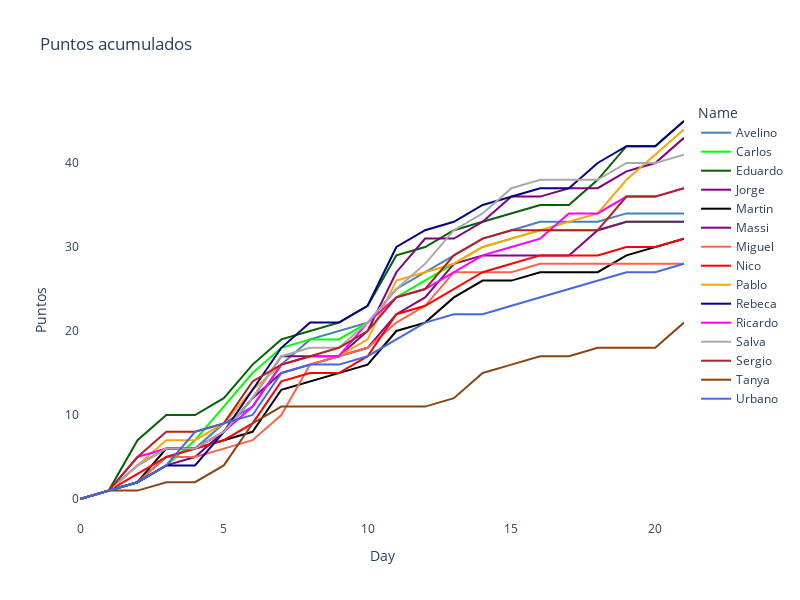

Notebook code cell kept with this figure:
### Code cell
fig = px.line(df_ec, x="Day", y="Puntos", color='Name', 
              hover_data=['Name', 'Puntos', 'Puntos_Day'],
              color_discrete_sequence = list(color_dict.values()),
              title= "Puntos acumulados",
              height=600, width = 800)
#fig = px.scatter(df_ec, x="Day", y="Puntos", color='Name', height=800, width = 1000)

fig.update_layout(
#     showlegend=False,
    plot_bgcolor="white",
#    margin=dict(t=10,l=10,b=10,r=10)
)


fig.show()


plot(fig, filename='figuras/ajepi_eurocopa_2020.html')

### Figure 1 — Plotly figure (JSON) as saved in the notebook; plotly's stock layout.template omitted (floating-point values rounded to 4 significant figures)
{"data": [{"customdata": [["Avelino", 0], ["Avelino", 1], ["Avelino", 1], ["Avelino", 3], ["Avelino", 1], ["Avelino", 3], ["Avelino", 2], ["Avelino", 5], ["Avelino", 3], ["Avelino", 1], ["Avelino", 1], ["Avelino", 4], ["Avelino", 2], ["Avelino", 2], ["Avelino", 2], ["Avelino", 1], ["Avelino", 1], ["Avelino", 0], ["Avelino", 0], ["Avelino", 1], ["Avelino", 0], ["Avelino", 0]], "hovertemplate": "Name=%{customdata[0]}<br>Day=%{x}<br>Puntos=%{y}<br>Puntos_Day=%{customdata[1]}<extra></extra>", "legendgroup": "Avelino", "line": {"color": "SteelBlue", "dash": "solid"}, "mode": "lines", "name": "Avelino", "orientation": "v", "showlegend": true, "type": "scatter", "x": [0, 1, 2, 3, 4, 5, 6, 7, 8, 9, 10, 11, 12, 13, 14, 15, 16, 17, 18, 19, 20, 21], "xaxis": "x", "y": [0, 1, 2, 5, 6, 9, 11, 16, 19, 20, 21, 25, 27, 29, 31, 32, 33, 33, 33, 34, 34, 34], "yaxis": "y"}, {"customdata": [["Carlos", 0], ["Carlos", 1], ["Carlos", 1], ["Carlos", 2], ["Carlos", 3], ["Carlos", 4], ["Carlos", 4], ["Carlos", 3], ["Carlos", 1], ["Carlos", 0], ["Carlos", 2], ["Carlos", 3], ["Carlos", 2], ["Carlos", 2], ["Carlos", 2], ["Carlos", 1], ["Carlos", 1], ["Carlos", 0], ["Carlos", 0], ["Carlos", 1], ["Carlos", 0], ["Carlos", 0]], "hovertemplate": "Name=%{customdata[0]}<br>Day=%{x}<br>Puntos=%{y}<br>Puntos_Day=%{customdata[1]}<extra></extra>", "legendgroup": "Carlos", "line": {"color": "Lime", "dash": "solid"}, "mode": "lines", "name": "Carlos", "orientation": "v", "showlegend": true, "type": "scatter", "x": [0, 1, 2, 3, 4, 5, 6, 7, 8, 9, 10, 11, 12, 13, 14, 15, 16, 17, 18, 19, 20, 21], "xaxis": "x", "y": [0, 1, 2, 4, 7, 11, 15, 18, 19, 19, 21, 24, 26, 28, 30, 31, 32, 32, 32, 33, 33, 33], "yaxis": "y"}, {"customdata": [["Eduardo", 0], ["Eduardo", 1], ["Eduardo", 6], ["Eduardo", 3], ["Eduardo", 0], ["Eduardo", 2], ["Eduardo", 4], ["Eduardo", 3], ["Eduardo", 1], ["Eduardo", 1], ["Eduardo", 2], ["Eduardo", 6], ["Eduardo", 1], ["Eduardo", 2], ["Eduardo", 1], ["Eduardo", 1], ["Eduardo", 1], ["Eduardo", 0], ["Eduardo", 3], ["Eduardo", 4], ["Eduardo", 0], ["Eduardo", 3]], "hovertemplate": "Name=%{customdata[0]}<br>Day=%{x}<br>Puntos=%{y}<br>Puntos_Day=%{customdata[1]}<extra></extra>", "legendgroup": "Eduardo", "line": {"color": "DarkGreen", "dash": "solid"}, "mode": "lines", "name": "Eduardo", "orientation": "v", "showlegend": true, "type": "scatter", "x": [0, 1, 2, 3, 4, 5, 6, 7, 8, 9, 10, 11, 12, 13, 14, 15, 16, 17, 18, 19, 20, 21], "xaxis": "x", "y": [0, 1, 7, 10, 10, 12, 16, 19, 20, 21, 23, 29, 30, 32, 33, 34, 35, 35, 38, 42, 42, 45], "yaxis": "y"}, {"customdata": [["Jorge", 0], ["Jorge", 1], ["Jorge", 3], ["Jorge", 2], ["Jorge", 0], ["Jorge", 2], ["Jorge", 4], ["Jorge", 3], ["Jorge", 1], ["Jorge", 1], ["Jorge", 1], ["Jorge", 4], ["Jorge", 2], ["Jorge", 4], ["Jorge", 1], ["Jorge", 0], ["Jorge", 0], ["Jorge", 0], ["Jorge", 3], ["Jorge", 1], ["Jorge", 0], ["Jorge", 0]], "hovertemplate": "Name=%{customdata[0]}<br>Day=%{x}<br>Puntos=%{y}<br>Puntos_Day=%{customdata[1]}<extra></extra>", "legendgroup": "Jorge", "line": {"color": "DarkMagenta", "dash": "solid"}, "mode": "lines", "name": "Jorge", "orientation": "v", "showlegend": true, "type": "scatter", "x": [0, 1, 2, 3, 4, 5, 6, 7, 8, 9, 10, 11, 12, 13, 14, 15, 16, 17, 18, 19, 20, 21], "xaxis": "x", "y": [0, 1, 4, 6, 6, 8, 12, 15, 16, 17, 18, 22, 24, 28, 29, 29, 29, 29, 32, 33, 33, 33], "yaxis": "y"}, {"customdata": [["Martin", 0], ["Martin", 1], ["Martin", 1], ["Martin", 4], ["Martin", 0], ["Martin", 1], ["Martin", 1], ["Martin", 5], ["Martin", 1], ["Martin", 1], ["Martin", 1], ["Martin", 4], ["Martin", 1], ["Martin", 3], ["Martin", 2], ["Martin", 0], ["Martin", 1], ["Martin", 0], ["Martin", 0], ["Martin", 2], ["Martin", 1], ["Martin", 1]], "hovertemplate": "Name=%{customdata[0]}<br>Day=%{x}<br>Puntos=%{y}<br>Puntos_Day=%{customdata[1]}<extra></extra>", "legendgroup": "Martin", "line": {"color": "Black", "dash": "solid"}, "mode": "lines", "name": "Martin", "orientation": "v", "showlegend": true, "type": "scatter", "x": [0, 1, 2, 3, 4, 5, 6, 7, 8, 9, 10, 11, 12, 13, 14, 15, 16, 17, 18, 19, 20, 21], "xaxis": "x", "y": [0, 1, 2, 6, 6, 7, 8, 13, 14, 15, 16, 20, 21, 24, 26, 26, 27, 27, 27, 29, 30, 31], "yaxis": "y"}, {"customdata": [["Massi", 0], ["Massi", 1], ["Massi", 1], ["Massi", 2], ["Massi", 1], ["Massi", 3], ["Massi", 4], ["Massi", 5], ["Massi", 0], ["Massi", 0], ["Massi", 3], ["Massi", 7], ["Massi", 4], ["Massi", 0], ["Massi", 2], ["Massi", 3], ["Massi", 0], ["Massi", 1], ["Massi", 0], ["Massi", 2], ["Massi", 1], ["Massi", 3]], "hovertemplate": "Name=%{customdata[0]}<br>Day=%{x}<br>Puntos=%{y}<br>Puntos_Day=%{customdata[1]}<extra></extra>", "legendgroup": "Massi", "line": {"color": "Purple", "dash": "solid"}, "mode": "lines", "name": "Massi", "orientation": "v", "showlegend": true, "type": "scatter", "x": [0, 1, 2, 3, 4, 5, 6, 7, 8, 9, 10, 11, 12, 13, 14, 15, 16, 17, 18, 19, 20, 21], "xaxis": "x", "y": [0, 1, 2, 4, 5, 8, 12, 17, 17, 17, 20, 27, 31, 31, 33, 36, 36, 37, 37, 39, 40, 43], "yaxis": "y"}, {"customdata": [["Miguel", 0], ["Miguel", 1], ["Miguel", 1], ["Miguel", 3], ["Miguel", 0], ["Miguel", 1], ["Miguel", 1], ["Miguel", 3], ["Miguel", 6], ["Miguel", 1], ["Miguel", 1], ["Miguel", 3], ["Miguel", 2], ["Miguel", 4], ["Miguel", 0], ["Miguel", 0], ["Miguel", 1], ["Miguel", 0], ["Miguel", 0], ["Miguel", 0], ["Miguel", 0], ["Miguel", 0]], "hovertemplate": "Name=%{customdata[0]}<br>Day=%{x}<br>Puntos=%{y}<br>Puntos_Day=%{customdata[1]}<extra></extra>", "legendgroup": "Miguel", "line": {"color": "Tomato", "dash": "solid"}, "mode": "lines", "name": "Miguel", "orientation": "v", "showlegend": true, "type": "scatter", "x": [0, 1, 2, 3, 4, 5, 6, 7, 8, 9, 10, 11, 12, 13, 14, 15, 16, 17, 18, 19, 20, 21], "xaxis": "x", "y": [0, 1, 2, 5, 5, 6, 7, 10, 16, 17, 18, 21, 23, 27, 27, 27, 28, 28, 28, 28, 28, 28], "yaxis": "y"}, {"customdata": [["Nico", 0], ["Nico", 1], ["Nico", 2], ["Nico", 2], ["Nico", 1], ["Nico", 1], ["Nico", 2], ["Nico", 5], ["Nico", 1], ["Nico", 0], ["Nico", 2], ["Nico", 5], ["Nico", 1], ["Nico", 2], ["Nico", 2], ["Nico", 1], ["Nico", 1], ["Nico", 0], ["Nico", 0], ["Nico", 1], ["Nico", 0], ["Nico", 1]], "hovertemplate": "Name=%{customdata[0]}<br>Day=%{x}<br>Puntos=%{y}<br>Puntos_Day=%{customdata[1]}<extra></extra>", "legendgroup": "Nico", "line": {"color": "Red", "dash": "solid"}, "mode": "lines", "name": "Nico", "orientation": "v", "showlegend": true, "type": "scatter", "x": [0, 1, 2, 3, 4, 5, 6, 7, 8, 9, 10, 11, 12, 13, 14, 15, 16, 17, 18, 19, 20, 21], "xaxis": "x", "y": [0, 1, 3, 5, 6, 7, 9, 14, 15, 15, 17, 22, 23, 25, 27, 28, 29, 29, 29, 30, 30, 31], "yaxis": "y"}, {"customdata": [["Pablo", 0], ["Pablo", 1], ["Pablo", 3], ["Pablo", 3], ["Pablo", 0], ["Pablo", 2], ["Pablo", 4], ["Pablo", 3], ["Pablo", 1], ["Pablo", 0], ["Pablo", 2], ["Pablo", 7], ["Pablo", 1], ["Pablo", 1], ["Pablo", 2], ["Pablo", 1], ["Pablo", 1], ["Pablo", 1], ["Pablo", 1], ["Pablo", 4], ["Pablo", 3], ["Pablo", 3]], "hovertemplate": "Name=%{customdata[0]}<br>Day=%{x}<br>Puntos=%{y}<br>Puntos_Day=%{customdata[1]}<extra></extra>", "legendgroup": "Pablo", "line": {"color": "Orange", "dash": "solid"}, "mode": "lines", "name": "Pablo", "orientation": "v", "showlegend": true, "type": "scatter", "x": [0, 1, 2, 3, 4, 5, 6, 7, 8, 9, 10, 11, 12, 13, 14, 15, 16, 17, 18, 19, 20, 21], "xaxis": "x", "y": [0, 1, 4, 7, 7, 9, 13, 16, 17, 17, 19, 26, 27, 28, 30, 31, 32, 33, 34, 38, 41, 44], "yaxis": "y"}, {"customdata": [["Rebeca", 0], ["Rebeca", 1], ["Rebeca", 1], ["Rebeca", 2], ["Rebeca", 0], ["Rebeca", 4], ["Rebeca", 5], ["Rebeca", 5], ["Rebeca", 3], ["Rebeca", 0], ["Rebeca", 2], ["Rebeca", 7], ["Rebeca", 2], ["Rebeca", 1], ["Rebeca", 2], ["Rebeca", 1], ["Rebeca", 1], ["Rebeca", 0], ["Rebeca", 3], ["Rebeca", 2], ["Rebeca", 0], ["Rebeca", 3]], "hovertemplate": "Name=%{customdata[0]}<br>Day=%{x}<br>Puntos=%{y}<br>Puntos_Day=%{customdata[1]}<extra></extra>", "legendgroup": "Rebeca", "line": {"color": "DarkBlue", "dash": "solid"}, "mode": "lines", "name": "Rebeca", "orientation": "v", "showlegend": true, "type": "scatter", "x": [0, 1, 2, 3, 4, 5, 6, 7, 8, 9, 10, 11, 12, 13, 14, 15, 16, 17, 18, 19, 20, 21], "xaxis": "x", "y": [0, 1, 2, 4, 4, 8, 13, 18, 21, 21, 23, 30, 32, 33, 35, 36, 37, 37, 40, 42, 42, 45], "yaxis": "y"}, {"customdata": [["Ricardo", 0], ["Ricardo", 1], ["Ricardo", 4], ["Ricardo", 1], ["Ricardo", 0], ["Ricardo", 2], ["Ricardo", 3], ["Ricardo", 5], ["Ricardo", 1], ["Ricardo", 0], ["Ricardo", 4], ["Ricardo", 3], ["Ricardo", 1], ["Ricardo", 2], ["Ricardo", 2], ["Ricardo", 1], ["Ricardo", 1], ["Ricardo", 3], ["Ricardo", 0], ["Ricardo", 2], ["Ricardo", 0], ["Ricardo", 1]], "hovertemplate": "Name=%{customdata[0]}<br>Day=%{x}<br>Puntos=%{y}<br>Puntos_Day=%{customdata[1]}<extra></extra>", "legendgroup": "Ricardo", "line": {"color": "Magenta", "dash": "solid"}, "mode": "lines", "name": "Ricardo", "orientation": "v", "showlegend": true, "type": "scatter", "x": [0, 1, 2, 3, 4, 5, 6, 7, 8, 9, 10, 11, 12, 13, 14, 15, 16, 17, 18, 19, 20, 21], "xaxis": "x", "y": [0, 1, 5, 6, 6, 8, 11, 16, 17, 17, 21, 24, 25, 27, 29, 30, 31, 34, 34, 36, 36, 37], "yaxis": "y"}, {"customdata": [["Salva", 0], ["Salva", 1], ["Salva", 3], ["Salva", 2], ["Salva", 0], ["Salva", 2], ["Salva", 4], ["Salva", 5], ["Salva", 1], ["Salva", 0], ["Salva", 3], ["Salva", 4], ["Salva", 3], ["Salva", 4], ["Salva", 2], ["Salva", 3], ["Salva", 1], ["Salva", 0], ["Salva", 0], ["Salva", 2], ["Salva", 0], ["Salva", 1]], "hovertemplate": "Name=%{customdata[0]}<br>Day=%{x}<br>Puntos=%{y}<br>Puntos_Day=%{customdata[1]}<extra></extra>", "legendgroup": "Salva", "line": {"color": "DarkGray", "dash": "solid"}, "mode": "lines", "name": "Salva", "orientation": "v", "showlegend": true, "type": "scatter", "x": [0, 1, 2, 3, 4, 5, 6, 7, 8, 9, 10, 11, 12, 13, 14, 15, 16, 17, 18, 19, 20, 21], "xaxis": "x", "y": [0, 1, 4, 6, 6, 8, 12, 17, 18, 18, 21, 25, 28, 32, 34, 37, 38, 38, 38, 40, 40, 41], "yaxis": "y"}, {"customdata": [["Sergio", 0], ["Sergio", 1], ["Sergio", 4], ["Sergio", 3], ["Sergio", 0], ["Sergio", 1], ["Sergio", 5], ["Sergio", 2], ["Sergio", 1], ["Sergio", 1], ["Sergio", 2], ["Sergio", 4], ["Sergio", 1], ["Sergio", 4], ["Sergio", 2], ["Sergio", 1], ["Sergio", 0], ["Sergio", 0], ["Sergio", 0], ["Sergio", 4], ["Sergio", 0], ["Sergio", 1]], "hovertemplate": "Name=%{customdata[0]}<br>Day=%{x}<br>Puntos=%{y}<br>Puntos_Day=%{customdata[1]}<extra></extra>", "legendgroup": "Sergio", "line": {"color": "FireBrick", "dash": "solid"}, "mode": "lines", "name": "Sergio", "orientation": "v", "showlegend": true, "type": "scatter", "x": [0, 1, 2, 3, 4, 5, 6, 7, 8, 9, 10, 11, 12, 13, 14, 15, 16, 17, 18, 19, 20, 21], "xaxis": "x", "y": [0, 1, 5, 8, 8, 9, 14, 16, 17, 18, 20, 24, 25, 29, 31, 32, 32, 32, 32, 36, 36, 37], "yaxis": "y"}, {"customdata": [["Tanya", 0], ["Tanya", 1], ["Tanya", 0], ["Tanya", 1], ["Tanya", 0], ["Tanya", 2], ["Tanya", 5], ["Tanya", 2], ["Tanya", 0], ["Tanya", 0], ["Tanya", 0], ["Tanya", 0], ["Tanya", 0], ["Tanya", 1], ["Tanya", 3], ["Tanya", 1], ["Tanya", 1], ["Tanya", 0], ["Tanya", 1], ["Tanya", 0], ["Tanya", 0], ["Tanya", 3]], "hovertemplate": "Name=%{customdata[0]}<br>Day=%{x}<br>Puntos=%{y}<br>Puntos_Day=%{customdata[1]}<extra></extra>", "legendgroup": "Tanya", "line": {"color": "SaddleBrown", "dash": "solid"}, "mode": "lines", "name": "Tanya", "orientation": "v", "showlegend": true, "type": "scatter", "x": [0, 1, 2, 3, 4, 5, 6, 7, 8, 9, 10, 11, 12, 13, 14, 15, 16, 17, 18, 19, 20, 21], "xaxis": "x", "y": [0, 1, 1, 2, 2, 4, 9, 11, 11, 11, 11, 11, 11, 12, 15, 16, 17, 17, 18, 18, 18, 21], "yaxis": "y"}, {"customdata": [["Urbano", 0], ["Urbano", 1], ["Urbano", 1], ["Urbano", 2], ["Urbano", 4], ["Urbano", 1], ["Urbano", 1], ["Urbano", 5], ["Urbano", 1], ["Urbano", 0], ["Urbano", 1], ["Urbano", 2], ["Urbano", 2], ["Urbano", 1], ["Urbano", 0], ["Urbano", 1], ["Urbano", 1], ["Urbano", 1], ["Urbano", 1], ["Urbano", 1], ["Urbano", 0], ["Urbano", 1]], "hovertemplate": "Name=%{customdata[0]}<br>Day=%{x}<br>Puntos=%{y}<br>Puntos_Day=%{customdata[1]}<extra></extra>", "legendgroup": "Urbano", "line": {"color": "RoyalBlue", "dash": "solid"}, "mode": "lines", "name": "Urbano", "orientation": "v", "showlegend": true, "type": "scatter", "x": [0, 1, 2, 3, 4, 5, 6, 7, 8, 9, 10, 11, 12, 13, 14, 15, 16, 17, 18, 19, 20, 21], "xaxis": "x", "y": [0, 1, 2, 4, 8, 9, 10, 15, 16, 16, 17, 19, 21, 22, 22, 23, 24, 25, 26, 27, 27, 28], "yaxis": "y"}], "layout": {"height": 600, "legend": {"title": {"text": "Name"}, "tracegroupgap": 0}, "plot_bgcolor": "white", "title": {"text": "Puntos acumulados"}, "width": 800, "xaxis": {"anchor": "y", "domain": [0, 1], "title": {"text": "Day"}}, "yaxis": {"anchor": "x", "domain": [0, 1], "title": {"text": "Puntos"}}}}
